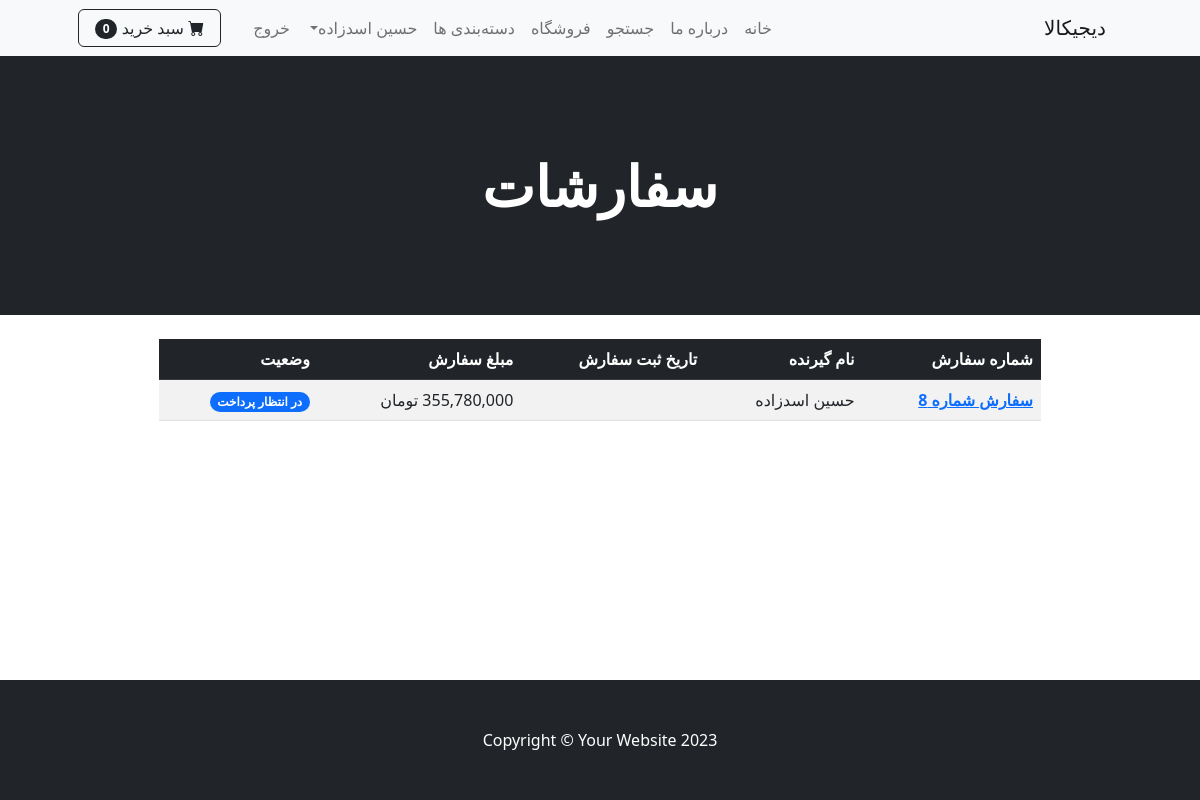
The page /accounts/orders/ (signed in) on the database its author committed.
### payment/models.py (models this page shows, shortened)
class Order(models.Model):
    STATUS = [
        ('pending', 'در انتظار پرداخت'),
        ('processing', 'در حال پردازش'),
        ('shipped', 'ارسال شده'),
        ('delivered', 'تحویل داده شده'),
    ]
    user = models.ForeignKey(
        User, on_delete=models.CASCADE, null=True, blank=False)
    fullName = models.CharField(max_length=255)
    email = models.CharField(max_length=255)
    shipping_address = models.CharField(max_length=250, blank=True)
    amount = models.DecimalField(decimal_places=0, max_digits=12)
    status = models.CharField(max_length=50, choices=STATUS, default='pending')
    date_ordered = jmodels.jDateTimeField(auto_now_add=True)
    last_update = jmodels.jDateTimeField(auto_now=True)

### accounts/views.py (the view)
# urls.py: path("orders/", views.orders, name="orders"),
def orders(request):
    if request.user.is_authenticated:
        orders = Order.objects.filter(user=request.user)
        return render(request, 'accounts/orders.html', {'orders': orders})
    else:
        messages.success(request, 'دسترسی به اسن صفخه امکان پذیر نیست!')
        return redirect('login')

### cart/cart.py (called while the page is built)
    def __len__(self):
        return sum(item['qty'] for item in self.cart.values())

### cart/context_processors.py (called while the page is built)
def cart(request):
    return {'cart': Cart(request)}

### templates/accounts/orders.html (shortened to what this page needs)
{% extends 'base.html' %}
{% block content %}
{% load humanize %}
<header class="bg-dark py-5">
	<div class="container px-4 px-lg-5 my-5">
		<div class="text-center text-white">
			<h1 class="display-4 fw-bolder">سفارشات</h1>
		</div>
	</div>
</header>
<div class="container">
	<div class="row">
		<center>
			<div class="col-10 p-4">
				{% if orders %}
				<table class="table table-striped">
					<thead class="table-dark">
						<tr>
							<th scope="col">شماره سفارش</th>
							<th scope="col">نام گیرنده</th>
							<th scope="col">تاریخ ثبت سفارش</th>
							<th scope="col">مبلغ سفارش</th>
							<th scope="col">وضعیت</th>
						</tr>
					</thead>
					<tbody>
						{% for order in orders %}
						<tr>
							<th scope="row"><a href="{% url 'order_detail' order.id %}">سفارش شماره {{order.id}}</a>
							</th>
							<td>{{order.fullName}}</td>
							<td>{{order.date_ordered | date:"14y/m/d h:i:s"}}</td>
							<td>{{order.amount|intcomma}} تومان</td>
							<td><span class="badge rounded-pill
											{% if order.status == 'pending' %}text-bg-primary
											{% elif order.status == 'processing' %}text-bg-info
											{% elif order.status == 'shipped' %}text-bg-warning
											{% elif order.status == 'delivered' %}text-bg-success
											{% else %}text-bg-primary{% endif %}">
									{{order.get_status_display}}</span>
							</td>
						</tr>
						{% endfor %}
					</tbody>
				</table>
				{% endif %}
			</div>
		</center>
	</div>
</div>
{% endblock %}

### templates/navbar.html (shortened to what this page needs)
<nav class="navbar navbar-expand-lg navbar-light bg-light">
	<div class="container px-4 px-lg-5">
		<a class="navbar-brand" href="{% url 'shop' %}">دیجیکالا</a>
		<div class="collapse navbar-collapse" id="navbarSupportedContent">
			<ul class="navbar-nav me-auto mb-2 mb-lg-0 ms-lg-4">
				<li class="nav-item"><a class="nav-link {% if request.path == '/' %}active{% endif %}"
						aria-current="page" href="{% url 'home' %}">خانه</a>
				</li>
				<li class="nav-item"><a class="nav-link {% if request.path == '/about/' %}active{% endif %}"
						href="{% url 'about' %}">درباره ما</a></li>
				<li class="nav-item"><a class="nav-link {% if request.path == '/shop/search' %}active{% endif %}"
						href="{% url 'search' %}">جستجو</a></li>
				<li class="nav-item"><a class="nav-link {% if request.path == '/shop/' %}active{% endif %}"
						href="{% url 'shop' %}">فروشگاه</a></li>
				<li class="nav-item"><a class="nav-link {% if request.path == '/shop/category/' %}active{% endif %}"
						href="{% url 'category_summary' %}">دسته‌بندی ها</a></li>
				{% if user.is_authenticated %}
				<li class="nav-item dropdown">
					<a class="nav-link dropdown-toggle" id="navbarDropdown" href="#" role="button"
						data-bs-toggle="dropdown" aria-expanded="false">{{user.first_name}}
						{{user.last_name}}</a>
				</li>
				<li class="nav-item"><a class="nav-link {% if request.path == '/accounts/logout/' %}active{% endif %}"
						href="{% url 'logout' %}">خروج</a></li>
				{% else %}
				<li class="nav-item"><a class="nav-link {% if request.path == '/accounts/login/' %}active{% endif %}"
						href="{% url 'login' %}">ورود</a></li>
				<li class="nav-item"><a class="nav-link {% if request.path == '/accounts/register/' %}active{% endif %}"
						href="{% url 'register' %}">ثبت نام</a></li>
				{% endif %}
			</ul>
			<form class="d-flex">
				<a href="{% url 'cart_summary' %}" class="btn btn-outline-dark">
					<i class="bi-cart-fill me-1"></i>
					سبد خرید
					<span class="badge bg-dark text-white ms-1 rounded-pill" id="cart_quantity">{{cart | length}}</span>
				</a>
			</form>
		</div>
	</div>
</nav>

### rows shown on the page
Order: id "8", fullName "حسین اسدزاده", status "در انتظار پرداخت"

### other values the page prints
{{ user.first_name }} "حسین"
{{ user.last_name }} "اسدزاده"
{{ cart | length }} "0"
